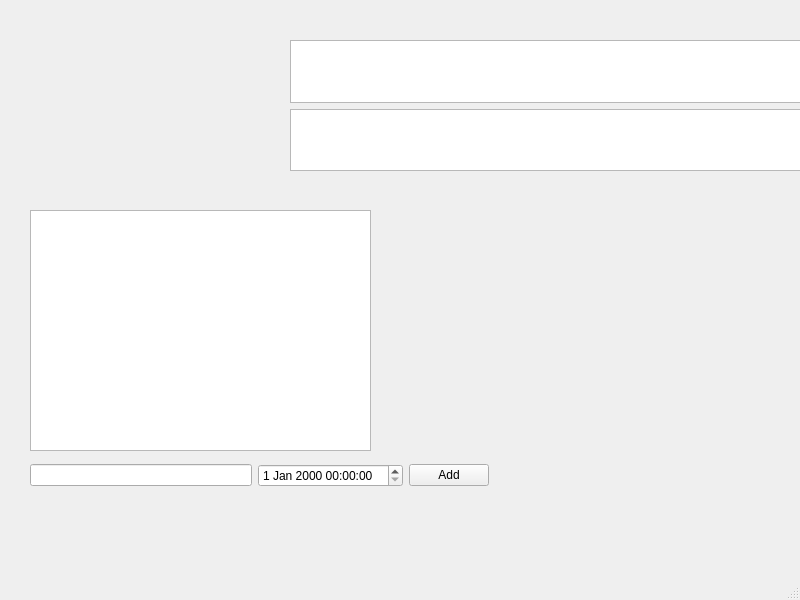
<?xml version="1.0" encoding="UTF-8"?>
<ui version="4.0">
 <class>MainWindow</class>
 <widget class="QMainWindow" name="MainWindow">
  <property name="geometry">
   <rect>
    <x>0</x>
    <y>0</y>
    <width>800</width>
    <height>600</height>
   </rect>
  </property>
  <property name="windowTitle">
   <string>MainWindow</string>
  </property>
  <widget class="QWidget" name="centralwidget">
   <widget class="QLabel" name="label">
    <property name="geometry">
     <rect>
      <x>40</x>
      <y>30</y>
      <width>161</width>
      <height>161</height>
     </rect>
    </property>
    <property name="text">
     <string/>
    </property>
    <property name="pixmap">
     <pixmap resource="../resources.qrc">:/images/images/herta.gif</pixmap>
    </property>
    <property name="scaledContents">
     <bool>true</bool>
    </property>
   </widget>
   <widget class="QWidget" name="layoutWidget">
    <property name="geometry">
     <rect>
      <x>290</x>
      <y>40</y>
      <width>511</width>
      <height>131</height>
     </rect>
    </property>
    <layout class="QVBoxLayout" name="verticalLayout">
     <item>
      <widget class="QListWidget" name="listWidget">
       <property name="flow">
        <enum>QListView::Flow::LeftToRight</enum>
       </property>
      </widget>
     </item>
     <item>
      <widget class="QListWidget" name="listWidget_2">
       <property name="flow">
        <enum>QListView::Flow::LeftToRight</enum>
       </property>
      </widget>
     </item>
    </layout>
   </widget>
   <widget class="QListWidget" name="todo">
    <property name="geometry">
     <rect>
      <x>30</x>
      <y>210</y>
      <width>341</width>
      <height>241</height>
     </rect>
    </property>
   </widget>
   <widget class="QWidget" name="layoutWidget">
    <property name="geometry">
     <rect>
      <x>30</x>
      <y>450</y>
      <width>459</width>
      <height>51</height>
     </rect>
    </property>
    <layout class="QGridLayout" name="gridLayout" columnstretch="3,0,0">
     <item row="0" column="2">
      <widget class="QPushButton" name="todo_add">
       <property name="text">
        <string>Add</string>
       </property>
      </widget>
     </item>
     <item row="0" column="0">
      <widget class="QLineEdit" name="todo_input"/>
     </item>
     <item row="0" column="1">
      <widget class="QDateTimeEdit" name="dateTimeEdit"/>
     </item>
    </layout>
   </widget>
  </widget>
  <widget class="QMenuBar" name="menubar">
   <property name="geometry">
    <rect>
     <x>0</x>
     <y>0</y>
     <width>800</width>
     <height>33</height>
    </rect>
   </property>
  </widget>
  <widget class="QStatusBar" name="statusbar"/>
 </widget>
 <tabstops>
  <tabstop>listWidget</tabstop>
  <tabstop>listWidget_2</tabstop>
 </tabstops>
 <resources>
  <include location="../resources.qrc"/>
  <include location="../resources.qrc"/>
 </resources>
 <connections/>
</ui>
